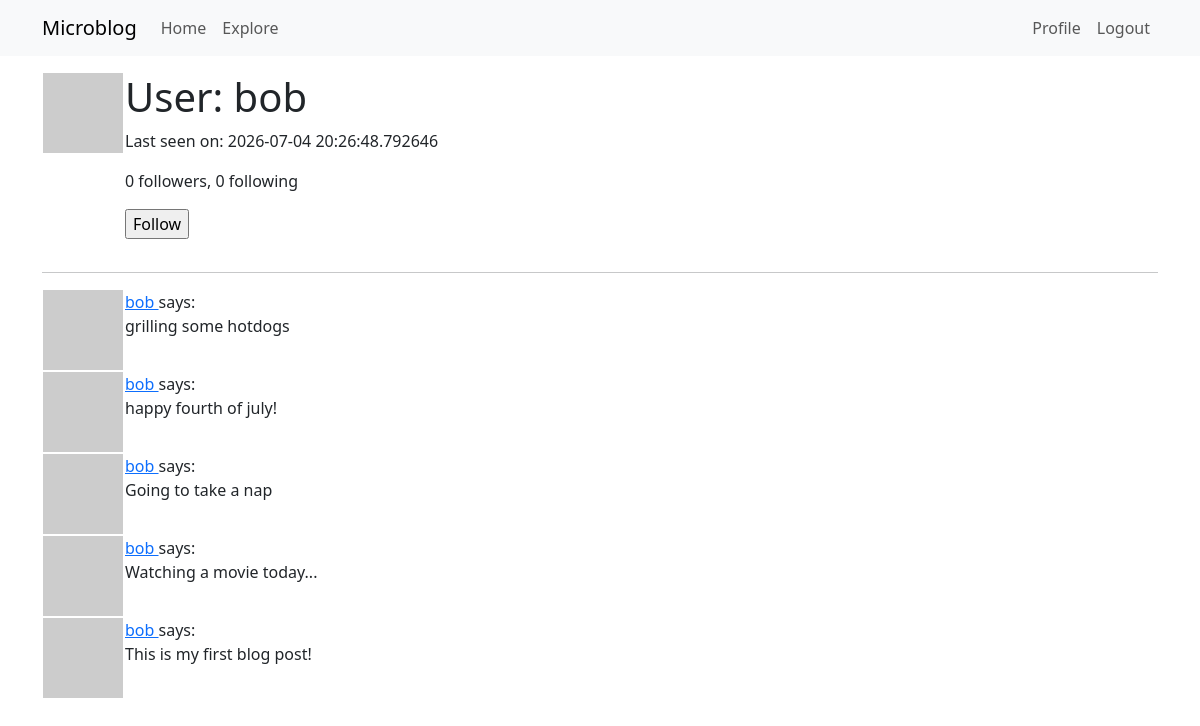
Page /user/bob (signed in) on the earlier database version.
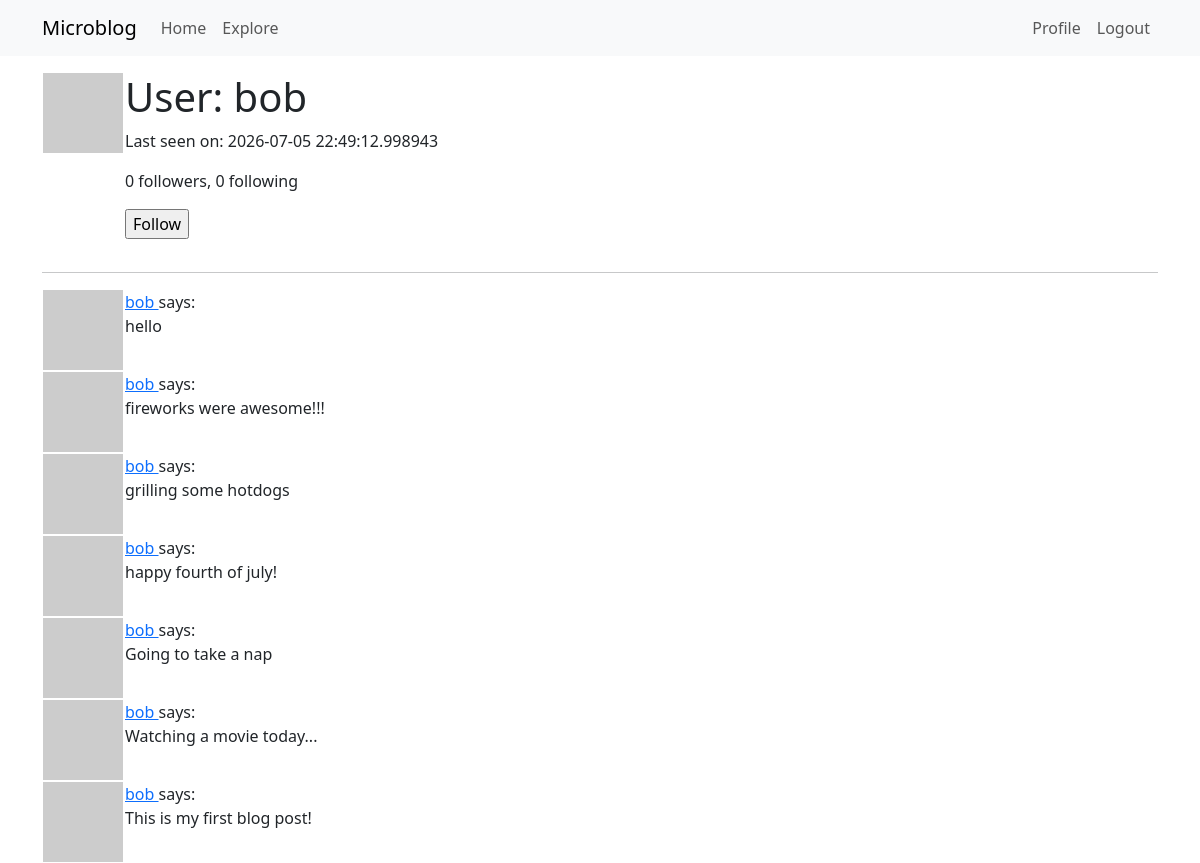
Same page on the later database version.
### app/models.py (models this page shows, shortened)
class User(UserMixin, db.Model):
    id: so.Mapped[int] = so.mapped_column(primary_key=True)
    username: so.Mapped[str] = so.mapped_column(sa.String(64), index=True, unique=True)
    email: so.Mapped[str] = so.mapped_column(sa.String(120), index=True, unique=True)
    password_hash: so.Mapped[Optional[str]] = so.mapped_column(sa.String(256))
    posts: so.WriteOnlyMapped['Post'] = so.relationship(back_populates='author')
    about_me: so.Mapped[Optional[str]] = so.mapped_column(sa.String(140))
    last_seen: so.Mapped[Optional[datetime]] = so.mapped_column(default=lambda: datetime.now(timezone.utc))
    def avatar(self, size):
        digest = md5(self.email.lower().encode('utf-8')).hexdigest()
        return f'https://www.gravatar.com/avatar/{digest}?d=identicon&s={size}'
    following: so.WriteOnlyMapped['User'] = so.relationship(secondary=followers,
                                                            primaryjoin=(followers.c.follower_id == id),
                                                            secondaryjoin=(followers.c.followed_id == id),
                                                            back_populates='followers')
    followers: so.WriteOnlyMapped['User'] = so.relationship(secondary=followers,
                                                            primaryjoin=(followers.c.followed_id == id),
                                                            secondaryjoin=(followers.c.follower_id == id),
                                                            back_populates='following')
    def is_following(self, user):
        query = self.following.select().where(User.id == user.id)
        return db.session.scalar(query) is not None
    def followers_count(self):
        query = sa.select(sa.func.count()).select_from(self.followers.select().subquery())
        return db.session.scalar(query)
    def following_count(self):
        query = sa.select(sa.func.count()).select_from(self.following.select().subquery())
        return db.session.scalar(query)

class Post(db.Model):
    id: so.Mapped[int] = so.mapped_column(primary_key=True)
    body: so.Mapped[str] = so.mapped_column(sa.String(140))
    timestamp: so.Mapped[datetime] = so.mapped_column(index=True, default=lambda: datetime.now(timezone.utc))
    user_id: so.Mapped[int] = so.mapped_column(sa.ForeignKey(User.id), index=True)
    author: so.Mapped[User] = so.relationship(back_populates='posts')

### app/routes.py (the view)
@app.route('/user/<username>')
@login_required
def user(username):
    user = db.first_or_404(sa.select(User).where(User.username == username))
    page = request.args.get('page', 1, type=int)
    query = user.posts.select().order_by(Post.timestamp.desc())
    posts = db.paginate(query, page=page, per_page=app.config['POSTS_PER_PAGE'], error_out=False)
    next_url = url_for('user', username=user.username, page=posts.next_num) \
        if posts.has_next else None
    prev_url = url_for('user', username=user.username, page=posts.prev_num) \
        if posts.has_prev else None
    form = EmptyForm()
    return render_template('user.html', user=user, posts=posts, next_url=next_url, prev_url=prev_url, form=form)

### app/forms.py
class EmptyForm(FlaskForm):
    submit = SubmitField('Submit')

### app/models.py (called while the page is built)
@login.user_loader
def load_user(id):
    return db.session.get(User, int(id))

### app/routes.py (called while the page is built)
@app.before_request
def before_request():
    if current_user.is_authenticated:
        current_user.last_seen = datetime.now(timezone.utc)
        db.session.commit()

### app/templates/user.html (shortened to what this page needs)
{% extends "base.html" %}
{% block content %}
    <table>
        <tr valign="top">
            <td><img src="{{ user.avatar(128) }}"></td>
            <td>
                <h1>User: {{ user.username }}</h1>
                {% if user.last_seen %}<p>Last seen on: {{user.last_seen}}</p>{% endif %}
                <p>{{ user.followers_count() }} followers, {{ user.following_count() }} following</p>
                {% if user == current_user %}
                <p><a href="{{url_for('edit_profile')}}">Edit your profile</a></p>
                {% elif not current_user.is_following(user)%}
                <p>
                    <form action="{{url_for('follow', username=user.username)}}" method="post">
                        {{ form.submit(value='Follow')}}
                    </form>
                </p>
                {% endif %}
            </td>
        </tr>
    </table>
    <hr>
    {% for post in posts %}
        {% include '_post.html'%}
    {% endfor %}
{% endblock %}

### app/templates/_post.html
<table>
    <tr valign="top">
        <td><img src="{{ post.author.avatar(36) }}"></td>
        <td>
            <a href="{{ url_for('user', username=post.author.username) }}">
                {{ post.author.username}}
            </a> says:<br>{{ post.body }}</td>
    </tr>
</table>

Differences in the rows shown:
changed User "bob": last_seen "2026-07-04 20:26:48.792646" → "2026-07-05 22:49:12.998943"
added Post: author.username "bob", body "hello"
added Post: author.username "bob", body "fireworks were awesome!!!"
